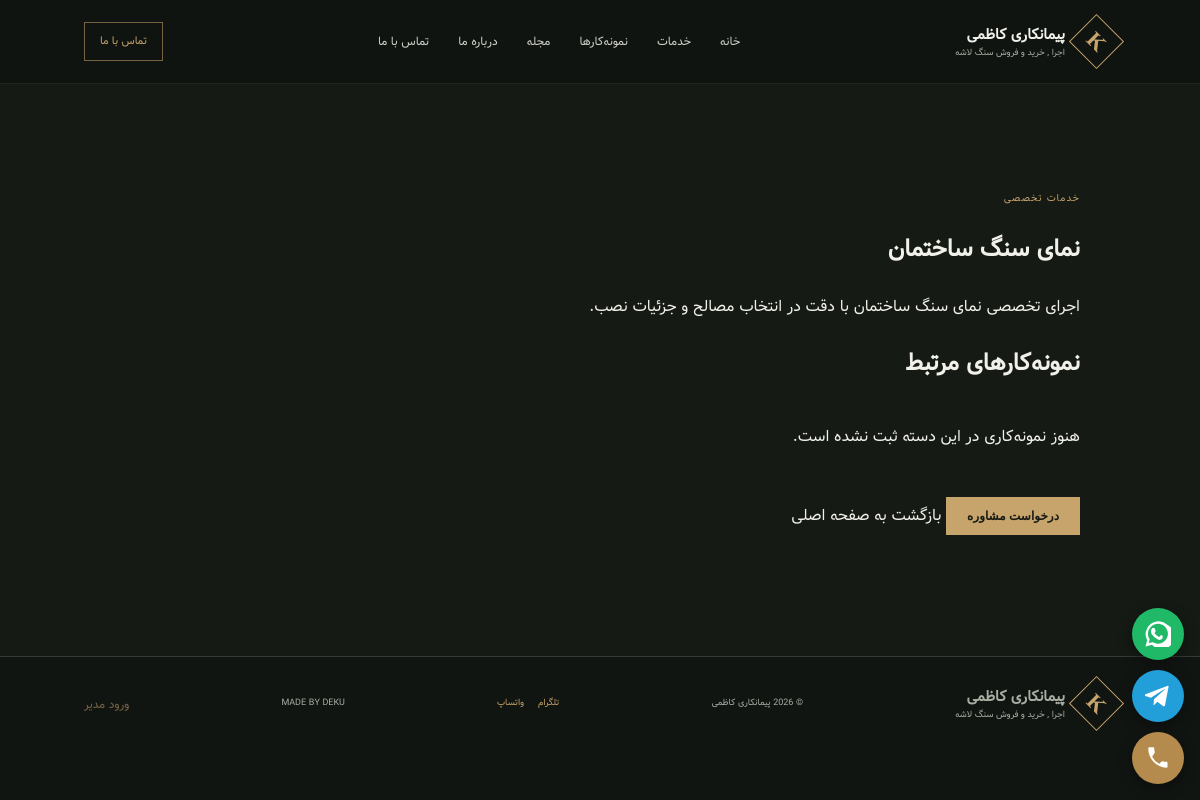
/service/nemaye-sang-sakhteman, run on the app's committed database.
### tables this page shows
CREATE TABLE settings (key TEXT PRIMARY KEY, value TEXT NOT NULL);

CREATE TABLE service_categories (id INTEGER PRIMARY KEY AUTOINCREMENT, title TEXT NOT NULL UNIQUE, slug TEXT NOT NULL UNIQUE, description TEXT DEFAULT '');

### app.py (the view)
@app.get('/service/<slug>')
def service_detail(slug):
    with db() as con:
        category = con.execute('SELECT * FROM service_categories WHERE slug=?',(slug,)).fetchone()
        if not category: abort(404)
        projects = con.execute('SELECT * FROM projects WHERE category=? ORDER BY is_favorite DESC,id DESC',(category['title'],)).fetchall()
    return render_template('service_detail.html', category=category, projects=projects, settings=get_settings())

### app.py (called while the page is built)
def db():
    con = sqlite3.connect(DB, factory=Conn, timeout=10)
    con.row_factory = sqlite3.Row
    return con

@app.context_processor
def inject_csrf():
    if 'csrf_token' not in session:
        session['csrf_token'] = secrets.token_urlsafe(32)
    return {'csrf_token': session['csrf_token']}

def get_settings():
    if 'settings' not in g:
        with db() as con:
            values = dict(DEFAULTS)
            values.update({r['key']:r['value'] for r in con.execute('SELECT key,value FROM settings')})
        g.settings = values
    return g.settings

def get_layout(settings=None):
    try: raw = json.loads((settings or get_settings()).get('visual_layout') or '{}')
    except (TypeError, ValueError): raw = {}
    return H.clean_appearance(raw)

@app.context_processor
def inject_site():
    settings = get_settings()
    with db() as con:
        nav_pages = con.execute('SELECT title,slug FROM custom_pages WHERE is_published=1 ORDER BY id').fetchall()
    return {'settings': settings, 'layout': get_layout(settings), 'links': H.contact_links(settings), 'nav_pages': nav_pages, 'year': time.strftime('%Y')}

@app.after_request
def security_headers(resp):
    resp.headers.setdefault('X-Content-Type-Options', 'nosniff')
    resp.headers.setdefault('X-Frame-Options', 'SAMEORIGIN')
    resp.headers.setdefault('Referrer-Policy', 'strict-origin-when-cross-origin')
    if request.path.startswith('/admin'): resp.headers['Cache-Control'] = 'no-store'
    return resp

    def __exit__(self, *exc):
        try: return super().__exit__(*exc)
        finally: self.close()

### helpers.py (called while the page is built)
def digits(value):
    return re.sub(r'\D', '', str(value or '').translate(_FA))

def normalize_number(raw, country_code=''):
    raw = str(raw or '').translate(_FA).strip()
    d, cc = digits(raw), digits(country_code)
    if not d:
        return ''
    if raw.startswith('+'):
        return d
    if d.startswith('00'):
        return d[2:]
    if cc and d.startswith('0'):
        return cc + d[1:]
    return d

### templates/service_detail.html (shortened to what this page needs)
{% extends 'base.html' %}
{% block content %}<section class="section services"><div class="section-label">خدمات تخصصی</div><h1>{{ category.title }}</h1><p>{{ category.description }}</p><h2>نمونه‌کارهای مرتبط</h2><div class="work-grid">{% for p in projects %}<a class="work-card" href="/project/{{ p.id }}"><div class="work-photo"{% if p.image %} style="background-image:url('{{ p.image }}');background-size:cover;background-position:center"{% endif %}><span>{{ p.category }}</span></div><div class="work-info"><div><h3>{{ p.title }}</h3></div></div></a>{% else %}<p>هنوز نمونه‌کاری در این دسته ثبت نشده است.</p>{% endfor %}</div><p style="margin-top:30px"><a class="button gold" href="/#contact">درخواست مشاوره</a> <a href="/">بازگشت به صفحه اصلی</a></p></section>{% endblock %}

### templates/base.html (shortened to what this page needs)
<!doctype html>
<html lang="fa" dir="rtl">
<head>
<link rel="stylesheet" href="/static/style.css">
</head>
<body>
<header class="header">
  <a class="logo" href="/"><span class="logo-symbol">{{ settings.logo_letter or 'K' }}</span><span><strong>{{ settings.company }}</strong><small>{{ settings.slogan }}</small></span></a>
  <nav id="nav"><a href="/">خانه</a><a href="/#services">خدمات</a><a href="/#projects">نمونه‌کارها</a><a href="/blog">مجله</a><a href="/#about">درباره ما</a><a href="/#contact">تماس با ما</a></nav>
  {% if links.tel_href %}<a class="header-call" href="{{ links.tel_href }}">{{ settings.header_cta_text }}</a>{% endif %}
</header>
<main class="{% block main_class %}{% endblock %}">{% block content %}{% endblock %}</main>
<footer>
  <a class="logo" href="/"><span class="logo-symbol">{{ settings.logo_letter or 'K' }}</span><span><strong>{{ settings.company }}</strong><small>{{ settings.slogan }}</small></span></a>
  <span>© {{ year }} {{ settings.company }}{% if settings.footer_text %} · {{ settings.footer_text }}{% endif %}</span>
  <span class="footer-links">{% if links.telegram %}<a href="{{ links.telegram }}" target="_blank" rel="noopener">تلگرام</a>{% endif %}{% if links.whatsapp %}<a href="{{ links.whatsapp }}">واتساپ</a>{% endif %}</span>
  {% if settings.maker_text %}<a href="{{ settings.maker_url or '#' }}" target="_blank" rel="noopener">{{ settings.maker_text }}</a>{% endif %}
  <a href="/admin/login" style="opacity:.55;font-size:12px">ورود مدیر</a>
</footer>
{% if settings.float_enabled == '1' and (links.whatsapp or links.tel_href or links.telegram) %}
<div class="kz-fab" dir="ltr">
{% if links.whatsapp %}<a class="kz-wa" href="{{ links.whatsapp }}" aria-label="واتساپ" title="واتساپ"></a>{% endif %}
{% if links.telegram %}<a class="kz-tg" href="{{ links.telegram }}" target="_blank" rel="noopener noreferrer" aria-label="تلگرام" title="تلگرام"><svg viewBox="0 0 24 24" aria-hidden="true"><path d="m21.8 3.2-3.3 17.1c-.2 1.2-.9 1.5-1.9.9l-5.2-3.8-2.5 2.4c-.3.3-.5.5-1 .5l.4-5.3 9.7-8.8c.4-.4-.1-.6-.6-.2L5.4 13.6.3 12c-1.1-.3-1.1-1.1.2-1.6L20.4 2.7c.9-.3 1.7.2 1.4.5Z"/></svg></a>{% endif %}
{% if links.tel_href %}<a class="kz-tel" href="{{ links.tel_href }}" aria-label="تماس تلفنی" title="تماس تلفنی"><svg viewBox="0 0 24 24" aria-hidden="true"><path d="M6.6 10.8a15.5 15.5 0 0 0 6.6 6.6l2.2-2.2a1 1 0 0 1 1-.2 11 11 0 0 0 3.4.5 1 1 0 0 1 1 1V20a1 1 0 0 1-1 1A17.8 17.8 0 0 1 3 3a1 1 0 0 1 1-1h3.5a1 1 0 0 1 1 1 11 11 0 0 0 .5 3.4 1 1 0 0 1-.2 1Z"/></svg></a>{% endif %}
</div>{% endif %}
</body></html>

### static/style.css (style rules this page uses)
:root { --bg:#111512;--panel:#1b201b;--ink:#f1f0e9;--muted:#a9aea3;--gold:#c7a46b;--line:#353c34;--light:#e9e6dc;--dark:#1a1d18;--font:'Vazirmatn',IRANSans,Tahoma,sans-serif }
* { box-sizing:border-box }
html { scroll-behavior:smooth;scroll-padding-top:90px }
body { margin:0;background:var(--bg);color:var(--ink);font-family:var(--font);line-height:1.85 }
a { color:inherit;text-decoration:none }
.header { height:84px;padding:0 7vw;display:flex;align-items:center;justify-content:space-between;border-bottom:1px solid #ffffff12;position:sticky;top:0;background:#111512ed;backdrop-filter:blur(16px);z-index:50 }
.logo { display:flex;align-items:center;gap:12px }
.logo-symbol { width:39px;height:39px;border:1px solid var(--gold);color:var(--gold);display:grid;place-items:center;font:700 22px Georgia,serif;transform:rotate(45deg) }
.logo-symbol:first-letter { transform:rotate(-45deg) }
.logo strong,.logo small { display:block;line-height:1.5 }
.logo strong { font-size:15px }
.logo small { font-size:9px;color:var(--muted) }
#nav { display:flex;gap:29px;font-size:12px;color:#d0d2c9 }
.header-call { font-size:11px;color:var(--gold);border:1px solid #766343;padding:8px 15px }
.eyebrow,.section-label { font-size:10px;color:var(--gold);letter-spacing:1px }
.button { border:0;display:inline-flex;align-items:center;justify-content:center;gap:20px;padding:12px 21px;font:600 12px var(--font);cursor:pointer;transition:.3s }
.button.gold { background:var(--gold);color:#171a15 }
.section { padding:105px 10vw }
.services { background:#151a15 }
.work-grid { display:grid;grid-template-columns:1.2fr 1fr 1fr;gap:22px }
footer { padding:27px 7vw;border-top:1px solid var(--line);display:flex;align-items:center;justify-content:space-between;gap:15px;color:var(--muted);font-size:9px }
footer>a:last-child { color:var(--gold) }
html,body { overflow-x:clip;max-width:100% }
.footer-links { display:flex;gap:14px }
.footer-links a { color:var(--gold) }
.kz-fab { position:fixed;right:16px;bottom:16px;z-index:900;display:flex;flex-direction:column;gap:10px;width:52px;margin:0;padding:0 }
.kz-fab a { position:relative;display:flex;align-items:center;justify-content:center;width:52px;height:52px;border-radius:50%;color:#fff;box-shadow:0 4px 14px #0006;text-decoration:none }
.kz-fab svg { width:26px;height:26px;fill:currentColor;display:block }
.kz-fab .kz-wa { background:#20b968 }
.kz-fab .kz-tg { background:#229ed9 }
.kz-fab .kz-tel { background:#b58b4d }

### data on the page
settings: company "پیمانکاری کاظمی"
settings: slogan "اجرا , خرید و فروش سنگ لاشه"
settings: header_cta_text "تماس با ما"
service_categories: title "نمای سنگ ساختمان", description "اجرای تخصصی نمای سنگ ساختمان با دقت در انتخاب مصالح و جزئیات نصب."
settings: maker_text "MADE BY DEKU"

### other printed values
{{ settings.logo_letter or 'K' }} "K"
{{ year }} "2026"
